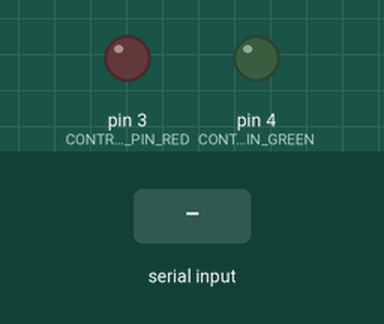
The sketch below on a simulated Arduino Uno, built with avr-gcc and run on an emulated ATmega328P. On the bench: output pins drawn as LEDs (lit = HIGH). The test bench sets the inputs (shaded band). Pins used as bus, display or sensor lines are not drawn.

Above: at 1.2 s.
1.3 s: "0" received over Serial
At 2.7 s:
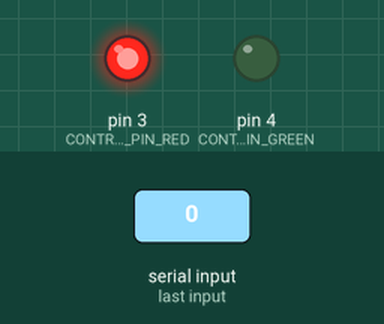
4.3 s: "1" received over Serial
At 4.9 s:
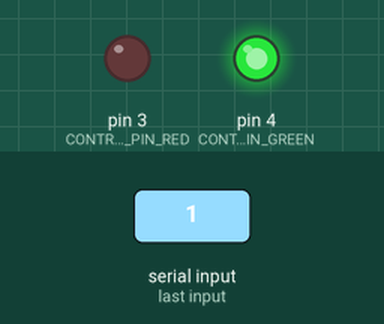
Timing chart, 0 to 7.8 s (numbered marks = the images above; inputs shaded):
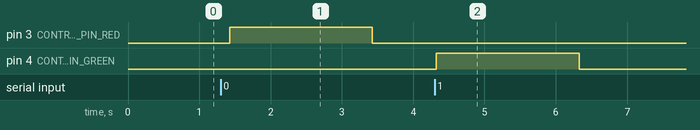

The sketch:

NFC.ino
```cpp
#include <SPI.h>
#include <MFRC522.h>

#define RST_PIN 7
#define SS_PIN 10
#define CONTROL_PIN_RED 3 // Pin to be controlled
#define CONTROL_PIN_GREEN 4 // Pin to be controlled

MFRC522 nfc(SS_PIN, RST_PIN);

void setup() {
    Serial.begin(9600);
    SPI.begin();
    nfc.PCD_Init();
    pinMode(CONTROL_PIN_RED, OUTPUT);
    pinMode(CONTROL_PIN_GREEN, OUTPUT);
    digitalWrite(CONTROL_PIN_RED, LOW);
    digitalWrite(CONTROL_PIN_GREEN, LOW);
}

void loop() {
    if (nfc.PICC_IsNewCardPresent() && nfc.PICC_ReadCardSerial()) {
        String uid = "";
        for (byte i = 0; i < nfc.uid.size; i++) {
            uid += String(nfc.uid.uidByte[i], HEX);
        }

        // Send UID over Serial
        Serial.println(uid);
        nfc.PICC_HaltA(); // Halt the card
    }

    // This is the code for reading from backend if a student is not in database.
    if (Serial.available() > 0) {
        char command = Serial.read();

        if (command == '0') {
            digitalWrite(CONTROL_PIN_RED, HIGH); // Set pin HIGH

            delay(2000); // Keep HIGH for 2 seconds

            digitalWrite(CONTROL_PIN_RED, LOW);
        }
        else if (command == '1') {
            digitalWrite(CONTROL_PIN_GREEN, HIGH); // Set pin HIGH

            delay(2000); // Keep HIGH for 2 seconds

            digitalWrite(CONTROL_PIN_GREEN, LOW);

        }
         else {
            Serial.println("Invalid command received: " + String(command));
        }
    }

    delay(200);
}
```

Measured:
- after the input at 1.3 s, pin 3 (CONTROL_PIN_RED): LOW → HIGH after 0.13 s, → LOW 2.0 s later
- after the input at 4.3 s, pin 4 (CONTROL_PIN_GREEN): LOW → HIGH at once, → LOW 2.0 s later
